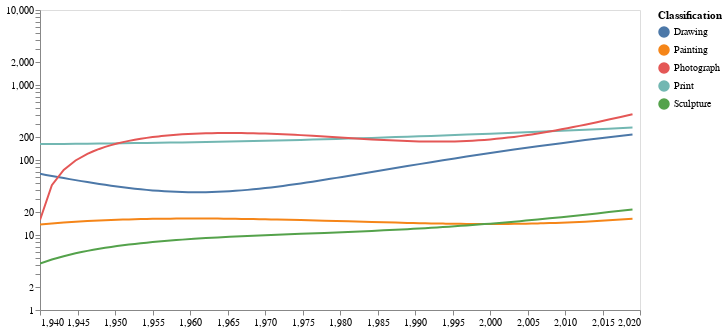

Here is the notebook cell this chart was saved with:
### Code cell
chart2=alt.Chart(gender_year_df,width=600).mark_circle(opacity=0).encode(
    x = alt.X("DateAcquired", 
        scale=alt.Scale(domain=[1940, 2020]),axis=alt.Axis(grid=False,title=None)),
    y = alt.Y("Title",
              scale=alt.Scale(type="log"),axis=alt.Axis(grid=False,title=None)),
    color = alt.Color("Classification")
  ).transform_filter(
    alt.FieldOneOfPredicate(field='Classification',oneOf=["Photograph","Print","Drawing","Painting","Sculpture"])
  )
#chart2
chart3=chart2+chart2.transform_regression("DateAcquired","Title",groupby=["Classification"],method="poly"
).mark_line(size=2
).encode(tooltip="Title:Q"
).interactive(
)
chart3

### Figure 1 — Vega-Lite specification as saved in the notebook (floating-point values rounded to 4 significant figures; data arrays with more than 128 entries replaced by an {"elided": "..."} marker saying what was removed)
{"config": {"view": {"continuousWidth": 400, "continuousHeight": 300}}, "layer": [{"mark": {"type": "circle", "opacity": 0}, "encoding": {"color": {"type": "nominal", "field": "Classification"}, "x": {"type": "quantitative", "axis": {"grid": false, "title": null}, "field": "DateAcquired", "scale": {"domain": [1940, 2020]}}, "y": {"type": "quantitative", "axis": {"grid": false, "title": null}, "field": "Title", "scale": {"type": "log"}}}, "transform": [{"filter": {"field": "Classification", "oneOf": ["Photograph", "Print", "Drawing", "Painting", "Sculpture"]}}], "width": 600}, {"mark": {"type": "line", "size": 2}, "encoding": {"color": {"type": "nominal", "field": "Classification"}, "tooltip": {"type": "quantitative", "field": "Title"}, "x": {"type": "quantitative", "axis": {"grid": false, "title": null}, "field": "DateAcquired", "scale": {"domain": [1940, 2020]}}, "y": {"type": "quantitative", "axis": {"grid": false, "title": null}, "field": "Title", "scale": {"type": "log"}}}, "selection": {"selector001": {"type": "interval", "bind": "scales", "encodings": ["x", "y"]}}, "transform": [{"filter": {"field": "Classification", "oneOf": ["Photograph", "Print", "Drawing", "Painting", "Sculpture"]}}, {"on": "DateAcquired", "regression": "Title", "groupby": ["Classification"], "method": "poly"}], "width": 600}], "data": {"name": "data-b0708050ab4203655a0435a5285d2d7a"}, "$schema": "https://vega.github.io/schema/vega-lite/v4.8.1.json", "datasets": {"data-b0708050ab4203655a0435a5285d2d7a": {"elided": "1559 records"}}}
